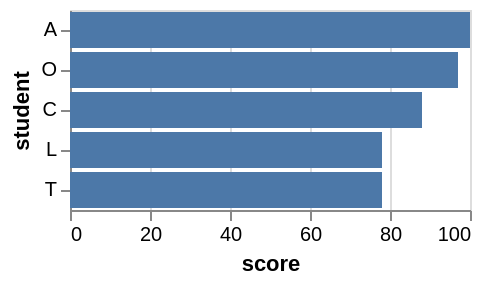

Vega-Lite specification for this chart:
### Vega specification from a JSON file in a GitHub repository (floating-point values rounded to 4 significant figures)
{"$schema": "https://vega.github.io/schema/vega/v5.json", "description": "A bar graph showing the scores of the top 5 students. This shows an example of the window transform, for how the top K (5) can be filtered, and also how a rank can be computed for each student.", "background": "white", "padding": 5, "width": 200, "style": "cell", "data": [{"name": "source_0", "values": [{"student": "A", "score": 100}, {"student": "B", "score": 56}, {"student": "C", "score": 88}, {"student": "D", "score": 65}, {"student": "E", "score": 45}, {"student": "F", "score": 23}, {"student": "G", "score": 66}, {"student": "H", "score": 67}, {"student": "I", "score": 13}, {"student": "J", "score": 12}, {"student": "K", "score": 50}, {"student": "L", "score": 78}, {"student": "M", "score": 66}, {"student": "N", "score": 30}, {"student": "O", "score": 97}, {"student": "P", "score": 75}, {"student": "Q", "score": 24}, {"student": "R", "score": 42}, {"student": "S", "score": 76}, {"student": "T", "score": 78}, {"student": "U", "score": 21}, {"student": "V", "score": 46}]}, {"name": "data_0", "source": "source_0", "transform": [{"type": "window", "params": [null], "as": ["rank"], "ops": ["rank"], "fields": [null], "sort": {"field": ["score"], "order": ["descending"]}}, {"type": "filter", "expr": "datum.rank <= 5"}]}, {"name": "data_1", "source": "data_0", "transform": [{"type": "stack", "groupby": ["student"], "field": "score", "sort": {"field": [], "order": []}, "as": ["score_start", "score_end"], "offset": "zero"}, {"type": "filter", "expr": "isValid(datum[\"score\"]) && isFinite(+datum[\"score\"])"}]}], "signals": [{"name": "y_step", "value": 20}, {"name": "height", "update": "bandspace(domain('y').length, 0.1, 0.05) * y_step"}], "marks": [{"name": "marks", "type": "rect", "style": ["bar"], "from": {"data": "data_1"}, "encode": {"update": {"fill": {"value": "#4c78a8"}, "ariaRoleDescription": {"value": "bar"}, "description": {"signal": "\"score: \" + (format(datum[\"score\"], \"\")) + \"; student: \" + (isValid(datum[\"student\"]) ? datum[\"student\"] : \"\"+datum[\"student\"])"}, "x": {"scale": "x", "field": "score_end"}, "x2": {"scale": "x", "field": "score_start"}, "y": {"scale": "y", "field": "student"}, "height": {"scale": "y", "band": 1}}}}], "scales": [{"name": "x", "type": "linear", "domain": {"data": "data_1", "fields": ["score_start", "score_end"]}, "range": [0, {"signal": "width"}], "nice": true, "zero": true}, {"name": "y", "type": "band", "domain": {"data": "data_0", "field": "student", "sort": {"op": "average", "field": "score", "order": "descending"}}, "range": {"step": {"signal": "y_step"}}, "paddingInner": 0.1, "paddingOuter": 0.05}], "axes": [{"scale": "x", "orient": "bottom", "gridScale": "y", "grid": true, "tickCount": {"signal": "ceil(width/40)"}, "domain": false, "labels": false, "aria": false, "maxExtent": 0, "minExtent": 0, "ticks": false, "zindex": 0}, {"scale": "x", "orient": "bottom", "grid": false, "title": "score", "labelFlush": true, "labelOverlap": true, "tickCount": {"signal": "ceil(width/40)"}, "zindex": 0}, {"scale": "y", "orient": "left", "grid": false, "title": "student", "zindex": 0}]}
